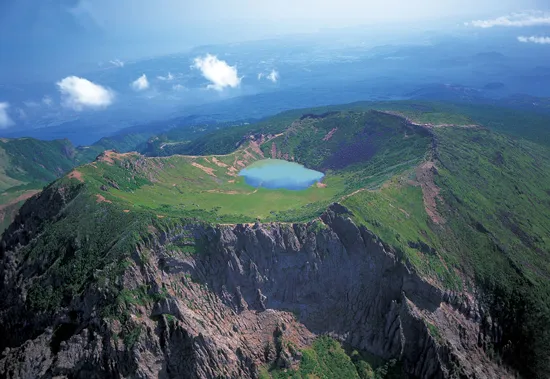
#> input picture image.jpg, 550 x 379 px
$ jupyter execute --allow-errors 'openCV(240822).ipynb'
#> lines starting #> are read from the running program, lines starting #| are printed output that depends on the picture; after the words box and inside, x2 and y2 are one past the last pixel; in counts of white or black regions, pixels touching at a corner belong together
[cell 1]
import cv2
print(cv2.__version__)

[cell 2]
import numpy as np
#> (the rest of this cell did not finish here and is left out)

[cell 3]
image = cv2.imread("image.jpg")
#> image is the input picture: shape (379, 550, 3); mean B, G, R 122.8, 106.2, 81.9
gray = cv2.cvtColor(image, cv2.COLOR_BGR2GRAY)
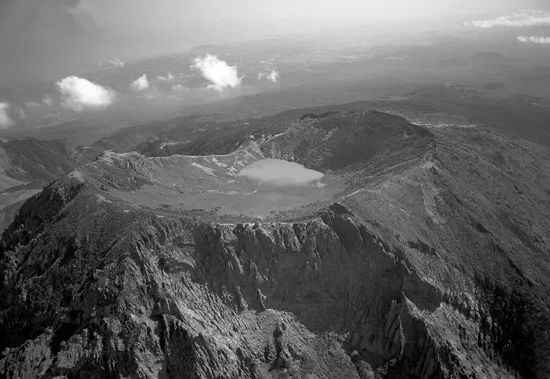
#> gray: shape (379, 550); min 0, max 255, mean 100.8
result = np.zeros((image.shape[0],256), dtype=np.uint8)
hist=cv2.calcHist([image],[0],None,[256],[0,256])
#> hist = 256 values, max 1884 at index 82, min 101 at index 252, mean 814.3
cv2.normalize(hist,hist,0,255,cv2.NORM_MINMAX)
for x,y in enumerate(hist):
    cv2.line(result,(x, image.shape[0]),(x, image.shape[0]-int(y[0])), 255)
#> this loop made 256 passes
#> y on passes 1 to 3: [31.18], [25.6], [48.63]
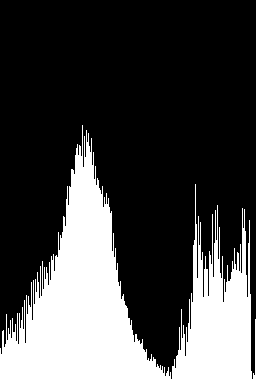
#> result: shape (379, 256); 26.8% white; 3 white regions, box (x1, y1, x2, y2) and area: (0, 125, 171, 379) 17863, (172, 184, 252, 379) 8058, (253, 319, 256, 379) 70

dst=np.hstack([image[:,:,0], result])
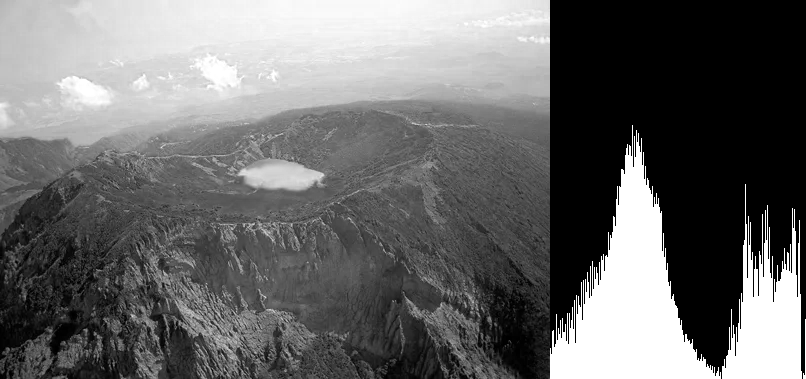
#> dst: shape (379, 806); min 0, max 255, mean 105.5
cv2.imshow("dst",dst)
cv2.waitKey(0)
cv2.destroyAllWindows()
